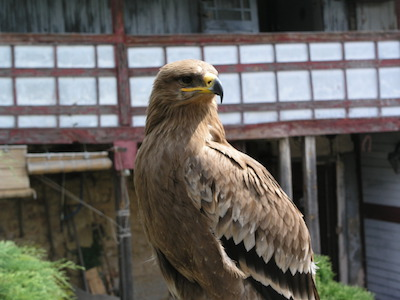
#> input picture JUPYTER_NOTEBOOKS/resource/day 96 - eagle.jpg, 400 x 300 px
$ python make_art.py '../../../JUPYTER_NOTEBOOKS/resource/day 96 - eagle.jpg'
#> lines starting #> are read from the running program, lines starting #| are printed output that depends on the picture
#!/usr/bin/env python3

import cv2
import numpy as np

import sys

symbols_list = ["#", "-", "*", ".", "+", "o"]
threshold_list = [0, 50, 100, 150, 200]


def print_out_ascii(array):
    """prints the coded image with symbols"""

    for row in array:
        for e in row:
            # select symbol based on the type of coding
            print(symbols_list[int(e) % len(symbols_list)], end="")
        print()


def img_to_ascii(image):
    """returns the numeric coded image"""

    # resizing parameters
    # adjust these parameters if the output doesn't fit to the screen
    height, width = image.shape
    new_width = int(width / 20)
    new_height = int(height / 40)

    # resize image to fit the printing screen
    resized_image = cv2.resize(image, (new_width, new_height))

    thresh_image = np.zeros(resized_image.shape)

    for i, threshold in enumerate(threshold_list):
        # assign corresponding values according to the index of threshold applied
        thresh_image[resized_image > threshold] = i
    return thresh_image


if __name__ == "__main__":

    if len(sys.argv) < 2:
        print("Image Path not specified : Using sample_image.png\n")
        image_path = "sample_image.png"  # default image path

    if len(sys.argv) == 2:
        print("Using {} as Image Path\n".format(sys.argv[1]))
        image_path = sys.argv[1]

    image = cv2.imread(image_path, 0)  # read image
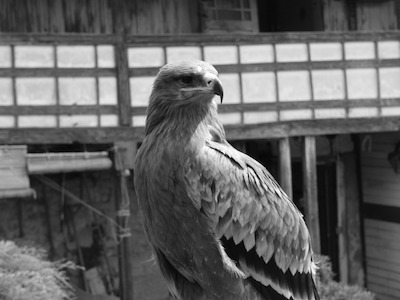
#> image: shape (300, 400); min 0, max 255, mean 98.6

    ascii_art = img_to_ascii(image)
    print_out_ascii(ascii_art)
#> the loop in print_out_ascii, `for row in array:` made 7 passes
